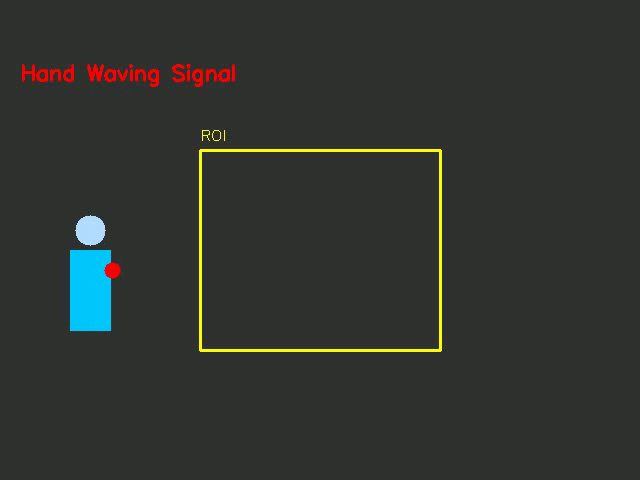
#> input picture frame 10 of demo/safety_wave_demo.mp4, 640 x 480 px
$ python safety_vest_roi_from_image_video.py
#> lines starting #> are read from the running program, lines starting #| are printed output that depends on the picture; after the words box and inside, x2 and y2 are one past the last pixel; in counts of white or black regions, pixels touching at a corner belong together
# Modified for GitHub packaging by YIRANG JUNG
# Changes: default paths updated for repository structure and output folder usage.

import cv2
import numpy as np
import os

# =========================================================
# 1. 설정값
# =========================================================

VIDEO_PATH = "demo/safety_wave_demo.mp4"
OUTPUT_PATH = "outputs/result_safety_wave_demo_panel.mp4"

# 관심영역(Region of Interest, ROI) 비율
ROI_X1_RATIO = 0.30
ROI_Y1_RATIO = 0.20
ROI_X2_RATIO = 0.80
ROI_Y2_RATIO = 0.90

# 안전복 색상 범위 (HSV: Hue, Saturation, Value)
LOWER_YELLOW = np.array([20, 80, 80])
UPPER_YELLOW = np.array([40, 255, 255])

LOWER_ORANGE = np.array([5, 100, 100])
UPPER_ORANGE = np.array([19, 255, 255])

# 안전복 판정 임계치
MIN_VEST_RATIO = 0.03

# 오른쪽 정보 패널 너비
SIDE_PANEL_WIDTH = 360

# 패널 내부 여백
PANEL_PAD_X = 20
PANEL_PAD_Y = 20


# =========================================================
# 2. 공통 함수
# =========================================================

def draw_text(img, text, x, y, color=(255, 255, 255), scale=0.65, thickness=2):
    cv2.putText(
        img,
        text,
        (x, y),
        cv2.FONT_HERSHEY_SIMPLEX,
        scale,
        color,
        thickness,
        cv2.LINE_AA
    )


def get_roi(frame):
    h, w = frame.shape[:2]
    x1 = int(w * ROI_X1_RATIO)
    y1 = int(h * ROI_Y1_RATIO)
    x2 = int(w * ROI_X2_RATIO)
    y2 = int(h * ROI_Y2_RATIO)

    # 안전장치
    x1 = max(0, min(x1, w - 1))
    x2 = max(1, min(x2, w))
    y1 = max(0, min(y1, h - 1))
    y2 = max(1, min(y2, h))

    return x1, y1, x2, y2


def detect_safety_vest(roi_bgr):
    """
    ROI 내부에서 형광 노랑/주황 비율 계산
    """
    if roi_bgr is None or roi_bgr.size == 0:
        empty_mask = np.zeros((100, 100), dtype=np.uint8)
        return False, 0.0, empty_mask

    hsv = cv2.cvtColor(roi_bgr, cv2.COLOR_BGR2HSV)

    yellow_mask = cv2.inRange(hsv, LOWER_YELLOW, UPPER_YELLOW)
    orange_mask = cv2.inRange(hsv, LOWER_ORANGE, UPPER_ORANGE)

    combined_mask = cv2.bitwise_or(yellow_mask, orange_mask)

    # 노이즈 제거
    kernel = np.ones((5, 5), np.uint8)
    combined_mask = cv2.morphologyEx(combined_mask, cv2.MORPH_OPEN, kernel)
    combined_mask = cv2.morphologyEx(combined_mask, cv2.MORPH_CLOSE, kernel)

    vest_pixels = cv2.countNonZero(combined_mask)
    total_pixels = roi_bgr.shape[0] * roi_bgr.shape[1]

    vest_ratio = vest_pixels / total_pixels if total_pixels > 0 else 0.0
    has_vest = vest_ratio >= MIN_VEST_RATIO

    return has_vest, vest_ratio, combined_mask


def safe_resize_keep_ratio(img, max_w, max_h):
    """
    주어진 최대 너비/높이 안에 들어오도록 비율 유지 축소
    """
    h, w = img.shape[:2]

    if h <= 0 or w <= 0 or max_w <= 0 or max_h <= 0:
        return None

    scale = min(max_w / w, max_h / h)
    scale = min(scale, 1.0)  # 확대는 하지 않음

    new_w = max(1, int(w * scale))
    new_h = max(1, int(h * scale))

    resized = cv2.resize(img, (new_w, new_h))
    return resized


def build_side_panel(frame_h, frame_idx, total_frames, has_vest, vest_ratio, mask):
    """
    오른쪽 정보 패널 생성
    텍스트와 마스크는 모두 이 패널 안에만 출력
    """
    panel = np.full((frame_h, SIDE_PANEL_WIDTH, 3), 30, dtype=np.uint8)

    left = PANEL_PAD_X
    right = SIDE_PANEL_WIDTH - PANEL_PAD_X

    # 제목
    y = PANEL_PAD_Y + 20
    draw_text(panel, "Safety Vest Check", left, y, (255, 255, 255), 0.85, 2)
    y += 18
    cv2.line(panel, (left, y), (right, y), (90, 90, 90), 1)

    # 상태
    y += 35
    status_text = "STATUS: OK" if has_vest else "STATUS: NOT DETECTED"
    status_color = (0, 255, 0) if has_vest else (0, 0, 255)

    line_gap = 34

    draw_text(panel, status_text, left, y, status_color, 0.72, 2)
    y += line_gap
    draw_text(panel, f"Vest ratio : {vest_ratio:.4f}", left, y, (255, 255, 255), 0.62, 2)
    y += line_gap
    draw_text(panel, f"Threshold  : {MIN_VEST_RATIO:.4f}", left, y, (210, 210, 210), 0.62, 2)
    y += line_gap
    draw_text(panel, f"Frame      : {frame_idx}/{total_frames}", left, y, (210, 210, 210), 0.62, 2)
    y += line_gap
    draw_text(panel, "Keys       : SPACE pause, Q quit", left, y, (190, 190, 190), 0.54, 2)

    # 마스크 제목
    y += 45
    mask_title_y = y
    if mask_title_y < frame_h - 30:
        draw_text(panel, "Color Mask Preview", left, mask_title_y, (255, 255, 255), 0.68, 2)

    # 마스크 표시 가능 영역 계산
    mask_top = mask_title_y + 20
    mask_bottom_reserved = 110   # 하단 안내문용 최소 공간 확보
    max_mask_h = frame_h - mask_top - mask_bottom_reserved
    max_mask_w = SIDE_PANEL_WIDTH - 2 * PANEL_PAD_X

    if max_mask_h > 40 and max_mask_w > 40:
        mask_bgr = cv2.cvtColor(mask, cv2.COLOR_GRAY2BGR)
        mask_small = safe_resize_keep_ratio(mask_bgr, max_mask_w, max_mask_h)

        if mask_small is not None:
            mh, mw = mask_small.shape[:2]
            px = left
            py = mask_top

            # 테두리
            cv2.rectangle(
                panel,
                (px - 2, py - 2),
                (px + mw + 2, py + mh + 2),
                (120, 120, 120),
                1
            )

            # 패널 범위 내에서만 삽입
            panel[py:py + mh, px:px + mw] = mask_small

            y_info = py + mh + 30
        else:
            y_info = mask_top + 20
    else:
        y_info = mask_top + 20

    # 안내문도 공간 있을 때만 출력
    info_lines = [
        "Green ROI box is inspection area.",
        "Only colors inside ROI are counted.",
        "Yellow / Orange pixels -> vest estimate"
    ]

    for line in info_lines:
        if y_info < frame_h - 20:
            draw_text(panel, line, left, y_info, (210, 210, 210), 0.54, 2)
            y_info += 28

    return panel


def analyze_frame(frame, frame_idx, total_frames):
    """
    왼쪽은 원본 영상 + ROI
    오른쪽은 별도 정보 패널
    """
    video_view = frame.copy()

    # ROI 계산
    x1, y1, x2, y2 = get_roi(frame)
    roi = frame[y1:y2, x1:x2]

    # 안전복 검사
    has_vest, vest_ratio, mask = detect_safety_vest(roi)

    # ROI 표시
    roi_color = (0, 255, 0) if has_vest else (0, 0, 255)
    cv2.rectangle(video_view, (x1, y1), (x2, y2), roi_color, 3)

    # 왼쪽 영상 하단에 한 줄만 표시
    h, w = video_view.shape[:2]
    box_x1, box_y1 = 10, max(0, h - 50)
    box_x2, box_y2 = min(w - 10, 300), h - 10
    cv2.rectangle(video_view, (box_x1, box_y1), (box_x2, box_y2), (20, 20, 20), -1)
    draw_text(video_view, "Inspection ROI Active", 20, h - 20, (255, 220, 0), 0.65, 2)

    # 오른쪽 패널 생성
    side_panel = build_side_panel(
        frame_h=h,
        frame_idx=frame_idx,
        total_frames=total_frames,
        has_vest=has_vest,
        vest_ratio=vest_ratio,
        mask=mask
    )

    combined = np.hstack([video_view, side_panel])

    return combined, has_vest, vest_ratio


# =========================================================
# 3. 실행 함수
# =========================================================

def run_video_mode(video_path, output_path):
#> called with video_path = 'demo/safety_wave_demo.mp4'
    if not os.path.exists(video_path):
        print(f"동영상 파일이 없습니다: {video_path}")
        return

    cap = cv2.VideoCapture(video_path)

    if not cap.isOpened():
        print(f"동영상을 열 수 없습니다: {video_path}")
        return

    fps = cap.get(cv2.CAP_PROP_FPS)
    if fps <= 0:
        fps = 20.0

    frame_w = int(cap.get(cv2.CAP_PROP_FRAME_WIDTH))
    frame_h = int(cap.get(cv2.CAP_PROP_FRAME_HEIGHT))
    total_frames = int(cap.get(cv2.CAP_PROP_FRAME_COUNT))

    output_w = frame_w + SIDE_PANEL_WIDTH
    output_h = frame_h

    fourcc = cv2.VideoWriter_fourcc(*"mp4v")
    writer = cv2.VideoWriter(output_path, fourcc, fps, (output_w, output_h))

    print("===== 동영상 검사 시작 =====")
    print(f"입력 파일: {video_path}")
    print(f"출력 파일: {output_path}")
    print(f"입력 해상도: {frame_w} x {frame_h}")
    print(f"출력 해상도: {output_w} x {output_h}")
    print(f"FPS: {fps:.2f}")
    print(f"총 프레임 수: {total_frames}")

    paused = False
    frame_idx = 0
    detected_count = 0
    ratios = []

    while True:
        if not paused:
            ret, frame = cap.read()
#> frame is the input picture: shape (480, 640, 3); mean B, G, R 47.2, 51.5, 48.8
            if not ret:
                print("동영상 끝")
                break

            frame_idx += 1

            result_frame, has_vest, vest_ratio = analyze_frame(
                frame=frame,
                frame_idx=frame_idx,
                total_frames=total_frames
            )
#> in analyze_frame, `x1, y1, x2, y2 = get_roi(frame)`: x1 = 192; y1 = 96; x2 = 512; y2 = 432
#> in analyze_frame, `roi = frame[y1:y2, x1:x2]`:
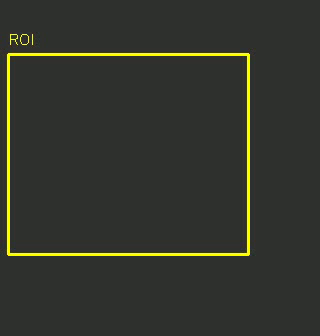
#> roi: shape (336, 320, 3); mean B, G, R 44.5, 53.2, 51.3
#> in detect_safety_vest, `hsv = cv2.cvtColor(roi_bgr, cv2.COLOR_BGR2HSV)`: hsv: shape (336, 320, 3); mean H, S, V 48.5, 23.8, 53.3
#> in detect_safety_vest, `yellow_mask = cv2.inRange(hsv, LOWER_YELLOW, UPPER_YELLOW)`:
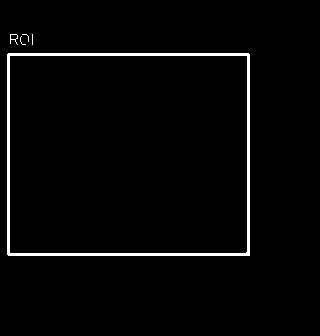
#> yellow_mask: shape (336, 320); 2.5% white; 5 white regions (3 under 20 px), largest, box (x1, y1, x2, y2) and area: (7, 53, 250, 256) 2638, (10, 34, 18, 45) 31
#> in detect_safety_vest, `orange_mask = cv2.inRange(hsv, LOWER_ORANGE, UPPER_ORANGE)`: orange_mask: shape (336, 320); every value is 0
#> in detect_safety_vest, `vest_pixels = cv2.countNonZero(combined_mask)`: vest_pixels = 0
#> in detect_safety_vest, `has_vest = vest_ratio >= MIN_VEST_RATIO`: has_vest = False
#> in analyze_frame, `has_vest, vest_ratio, mask = detect_safety_vest(roi)`: vest_ratio = 0
#> in analyze_frame, `roi_color = (0, 255, 0) if has_vest else (0, 0, 255)`: roi_color = (0, 0, 255)
#> in analyze_frame, `cv2.rectangle(video_view, (box_x1, box_y1), (box_x2, box_y2), (20, 20,..`:
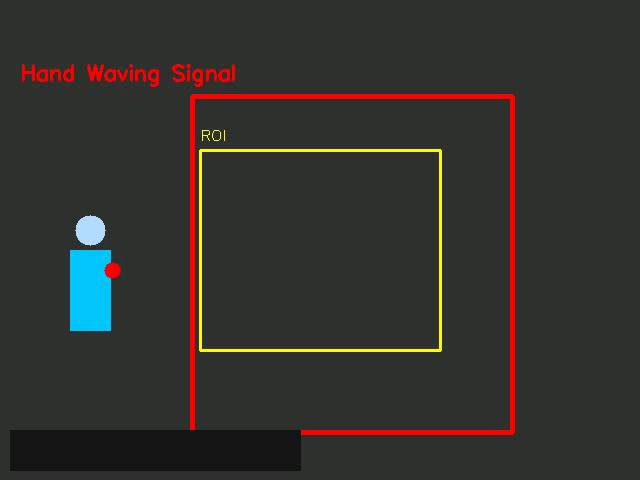
#> video_view: shape (480, 640, 3); mean B, G, R 45.4, 49.5, 51.9
#> in build_side_panel, `cv2.line(panel, (left, y), (right, y), (90, 90, 90), 1)`:
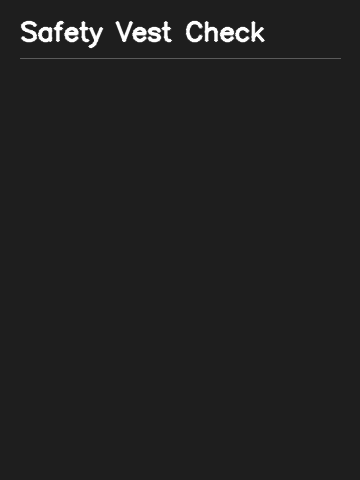
#> panel: shape (480, 360, 3); min 30, max 255, mean 32.7
#> in build_side_panel, `status_text = "STATUS: OK" if has_vest else "STATUS: NOT DETECTED"`: status_text = 'STATUS: NOT DETECTED'
#> in build_side_panel, `status_color = (0, 255, 0) if has_vest else (0, 0, 255)`: status_color = (0, 0, 255)
#> in build_side_panel, `mask_bgr = cv2.cvtColor(mask, cv2.COLOR_GRAY2BGR)`: mask_bgr: shape (336, 320, 3); every value is 0
#> in safe_resize_keep_ratio, `resized = cv2.resize(img, (new_w, new_h))`: resized: shape (76, 72, 3); every value is 0
#> in build_side_panel, `cv2.rectangle( panel, (px - 2, py - 2), (px + mw + 2, py + mh + 2), (1..`:
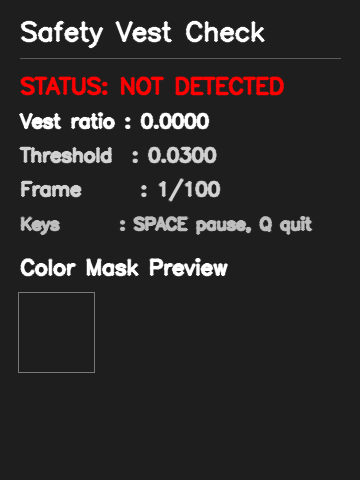
#> panel: shape (480, 360, 3); mean B, G, R 41, 41, 44.3
#> in build_side_panel, `panel[py:py + mh, px:px + mw] = mask_small`: panel: shape (480, 360, 3); 3.17% of pixels changed, all inside (x1, y1, x2, y2) = (20, 294, 92, 370)
#> after the loop in build_side_panel, `for line in info_lines:`:
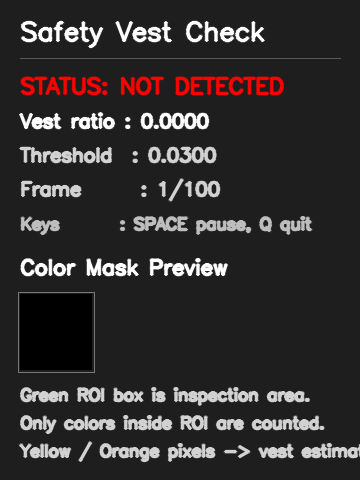
#> panel: shape (480, 360, 3); mean B, G, R 47.4, 47.4, 50.8
#> after the loop in build_side_panel, `for line in info_lines:`: y_info = 484
#> in analyze_frame, `combined = np.hstack([video_view, side_panel])`:
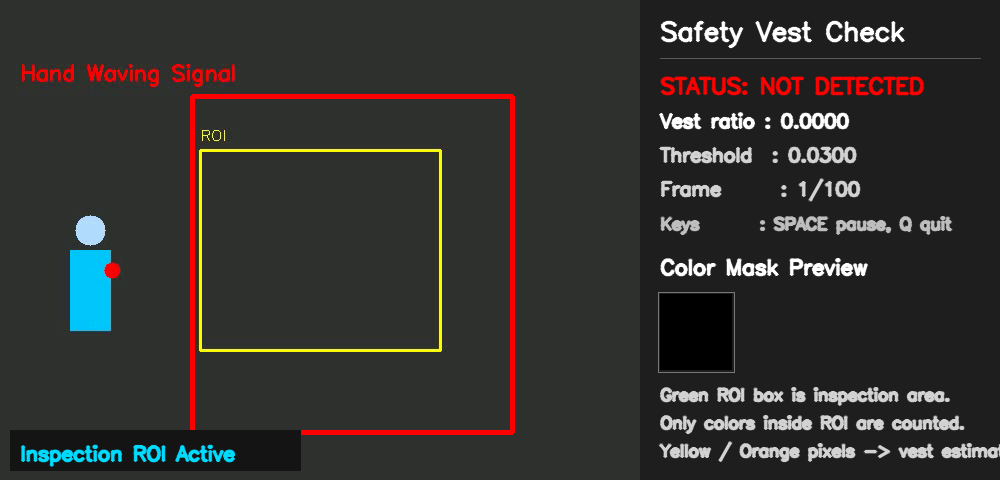
#> combined: shape (480, 1000, 3); mean B, G, R 47, 49.5, 51.4
#> has_vest = False; vest_ratio = 0

            if has_vest:
                detected_count += 1
            ratios.append(vest_ratio)

            cv2.imshow("Safety Vest Check Result", result_frame)
            writer.write(result_frame)

        key = cv2.waitKey(30) & 0xFF
#> (key q is pressed here)

        if key == ord('q'):
            print("사용자 종료")
            break
        elif key == ord(' '):
            paused = not paused

    cap.release()
    writer.release()
    cv2.destroyAllWindows()

    print("\n===== 검사 결과 요약 =====")
    print(f"처리 프레임 수: {frame_idx}")

    if frame_idx > 0:
        avg_ratio = sum(ratios) / len(ratios)
#> avg_ratio = 0
        detect_percent = detected_count / frame_idx * 100.0
        print(f"안전복 검출 프레임 수: {detected_count}")
        print(f"검출 비율: {detect_percent:.2f}%")
        print(f"평균 vest ratio: {avg_ratio:.4f}")
#| 평균 vest ratio: 0.0000
    else:
        print("처리된 프레임이 없습니다.")


# =========================================================
# 4. 메인 실행
# =========================================================

if __name__ == "__main__":
    run_video_mode(VIDEO_PATH, OUTPUT_PATH)

$ run again, starting later in the video
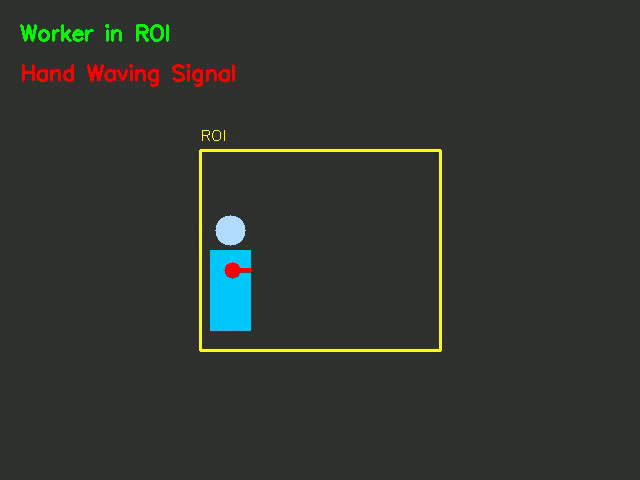
#> input picture frame 80 of demo/safety_wave_demo.mp4, 640 x 480 px
#> in run_video_mode, frame is the input picture: shape (480, 640, 3); mean B, G, R 47, 52.1, 48.8
#> in analyze_frame, `x1, y1, x2, y2 = get_roi(frame)`: x1 = 192; y1 = 96; x2 = 512; y2 = 432
#> in analyze_frame, `roi = frame[y1:y2, x1:x2]`:
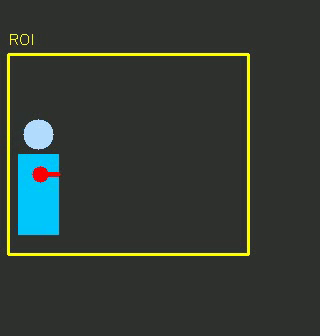
#> roi: shape (336, 320, 3); mean B, G, R 51.6, 58.5, 51.4
#> hsv: shape (336, 320, 3); mean H, S, V 50.9, 31.7, 60.8
#> yellow_mask: shape (336, 320); 2.5% white; 4 white regions (1 under 20 px), largest, box (x1, y1, x2, y2) and area: (7, 53, 250, 256) 2637, (10, 34, 18, 44) 30, (20, 34, 29, 45) 25
#> orange_mask: shape (336, 320); every value is 0
#> vest_pixels = 0
#> in detect_safety_vest, `has_vest = vest_ratio >= MIN_VEST_RATIO`: has_vest = False
#> in analyze_frame, `has_vest, vest_ratio, mask = detect_safety_vest(roi)`: vest_ratio = 0
#> roi_color = (0, 0, 255)
#> img: shape (480, 360, 3)
#> status_text = 'STATUS: NOT DETECTED'
#> status_color = (0, 0, 255)
#> mask_bgr: shape (336, 320, 3); every value is 0
#> resized: shape (76, 72, 3); every value is 0
#> after the loop in build_side_panel, `for line in info_lines:`: y_info = 484
#> in analyze_frame, `combined = np.hstack([video_view, side_panel])`:
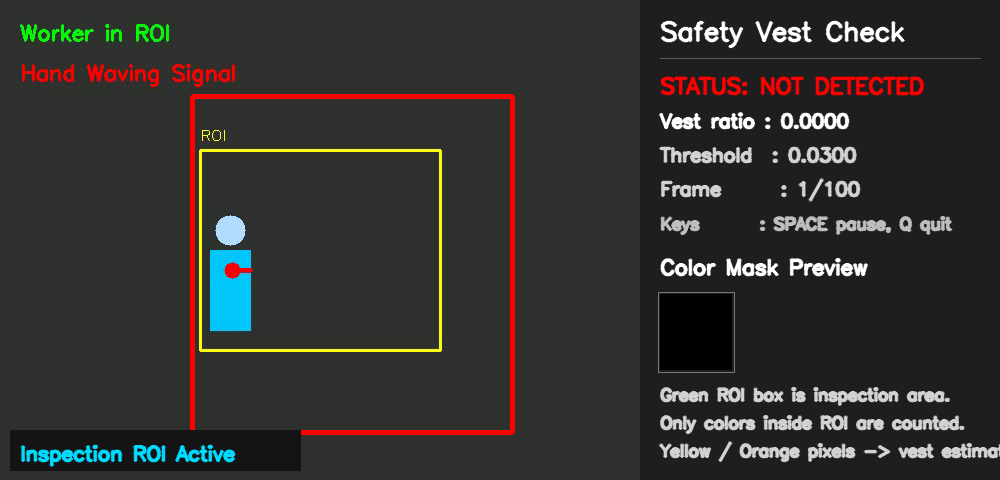
#> combined: shape (480, 1000, 3); mean B, G, R 46.8, 49.9, 51.4
#> in run_video_mode, `result_frame, has_vest, vest_ratio = analyze_frame( frame=frame, frame..`: has_vest = False; vest_ratio = 0
#| 평균 vest ratio: 0.0000
